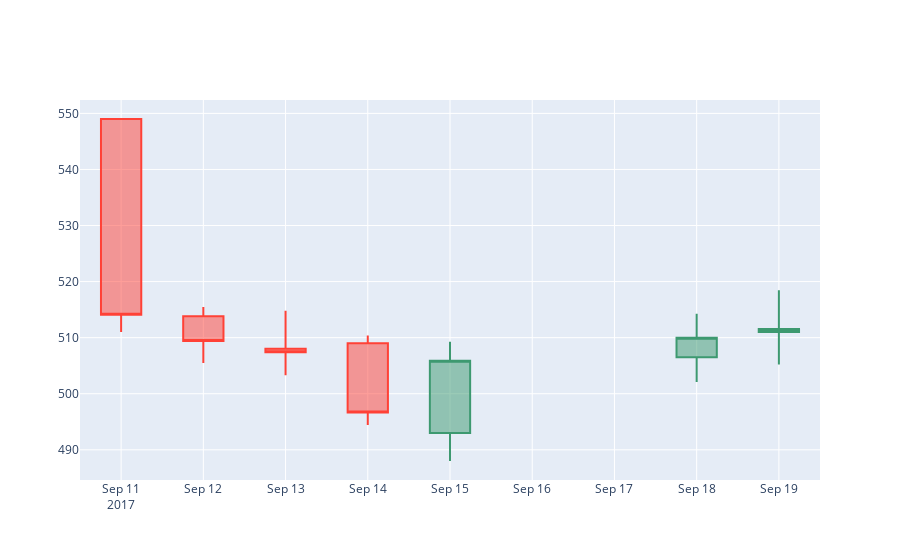

The notebook cell saved with this chart:
### Code cell
import plotly.graph_objects as go

plt.figure(figsize=(24,16))
fig = go.Figure(data=[go.Candlestick(x=df.index, 
                open=BPCL['Open'],
                high = BPCL['High'],
                low = BPCL['Low'],
                close = BPCL['Close'])])
fig.update_layout(xaxis_rangeslider_visible=False)
fig.show()

### Figure 1 — Plotly figure (JSON) as saved in the notebook; plotly's stock layout.template omitted (floating-point values rounded to 4 significant figures; data arrays with more than 128 entries replaced by an {"elided": "..."} marker saying what was removed)
{"data": [{"close": [514.1, 509.4, 507.4, 496.6, 505.9, 510, 511.5], "high": [549, 515.5, 514.8, 510.4, 509.2, 514.2, 518.5], "low": [511, 505.5, 503.3, 494.4, 488, 502.1, 505.2], "open": [549, 513.8, 508, 509, 493, 506.5, 511], "x": {"elided": "12169 str values"}, "type": "candlestick"}], "layout": {"xaxis": {"rangeslider": {"visible": false}}}}
